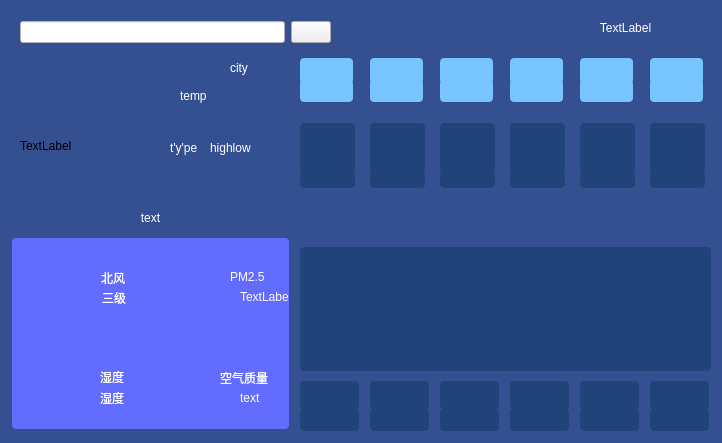
<?xml version="1.0" encoding="UTF-8"?>
<ui version="4.0">
 <class>MainWindow</class>
 <widget class="QMainWindow" name="MainWindow">
  <property name="geometry">
   <rect>
    <x>0</x>
    <y>0</y>
    <width>722</width>
    <height>443</height>
   </rect>
  </property>
  <property name="windowTitle">
   <string>MainWindow</string>
  </property>
  <property name="styleSheet">
   <string notr="true">QMainWindow{
background-color:rgb(53, 80, 144);}
QLabel{
border-radius:4px;
font:25 10pt&quot;微软雅黑&quot;;

}


</string>
  </property>
  <widget class="QWidget" name="centralwidget">
   <property name="styleSheet">
    <string notr="true"/>
   </property>
   <widget class="QLabel" name="lblquality">
    <property name="geometry">
     <rect>
      <x>240</x>
      <y>390</y>
      <width>49</width>
      <height>16</height>
     </rect>
    </property>
    <property name="styleSheet">
     <string notr="true">color: rgb(255,255,255);</string>
    </property>
    <property name="text">
     <string>text</string>
    </property>
   </widget>
   <widget class="QLabel" name="lblFx">
    <property name="geometry">
     <rect>
      <x>101</x>
      <y>270</y>
      <width>81</width>
      <height>16</height>
     </rect>
    </property>
    <property name="styleSheet">
     <string notr="true">color: rgb(255,255,255);</string>
    </property>
    <property name="text">
     <string>北风</string>
    </property>
   </widget>
   <widget class="QLabel" name="lblcity">
    <property name="geometry">
     <rect>
      <x>230</x>
      <y>60</y>
      <width>61</width>
      <height>16</height>
     </rect>
    </property>
    <property name="styleSheet">
     <string notr="true">color: rgb(255,255,255);</string>
    </property>
    <property name="text">
     <string>city</string>
    </property>
   </widget>
   <widget class="QLabel" name="lblshidu">
    <property name="geometry">
     <rect>
      <x>100</x>
      <y>390</y>
      <width>49</width>
      <height>16</height>
     </rect>
    </property>
    <property name="styleSheet">
     <string notr="true">color: rgb(255,255,255);</string>
    </property>
    <property name="text">
     <string>湿度</string>
    </property>
   </widget>
   <widget class="QLabel" name="lblHighCurve">
    <property name="geometry">
     <rect>
      <x>300</x>
      <y>247</y>
      <width>411</width>
      <height>71</height>
     </rect>
    </property>
    <property name="styleSheet">
     <string notr="true">background-color:rgb(32, 67, 121);</string>
    </property>
    <property name="text">
     <string/>
    </property>
   </widget>
   <widget class="QLabel" name="lbltype1">
    <property name="geometry">
     <rect>
      <x>370</x>
      <y>172</y>
      <width>55</width>
      <height>16</height>
     </rect>
    </property>
    <property name="styleSheet">
     <string notr="true">color:rgb(255,255,255);background-color:rgb(32, 67, 121);</string>
    </property>
    <property name="text">
     <string/>
    </property>
    <property name="alignment">
     <set>Qt::AlignCenter</set>
    </property>
   </widget>
   <widget class="QLabel" name="lbldate2">
    <property name="geometry">
     <rect>
      <x>440</x>
      <y>80</y>
      <width>53</width>
      <height>22</height>
     </rect>
    </property>
    <property name="styleSheet">
     <string notr="true">color:rgb(255,255,255);background-color:rgb(119, 196, 255)</string>
    </property>
    <property name="text">
     <string/>
    </property>
    <property name="alignment">
     <set>Qt::AlignCenter</set>
    </property>
   </widget>
   <widget class="QLabel" name="lblweek3">
    <property name="geometry">
     <rect>
      <x>510</x>
      <y>58</y>
      <width>53</width>
      <height>26</height>
     </rect>
    </property>
    <property name="styleSheet">
     <string notr="true">background-color:rgb(119, 196, 255);color:rgb(255,255,255);</string>
    </property>
    <property name="text">
     <string/>
    </property>
    <property name="alignment">
     <set>Qt::AlignCenter</set>
    </property>
   </widget>
   <widget class="QLabel" name="lblweek1">
    <property name="geometry">
     <rect>
      <x>370</x>
      <y>58</y>
      <width>53</width>
      <height>26</height>
     </rect>
    </property>
    <property name="styleSheet">
     <string notr="true">background-color:rgb(119, 196, 255);color:rgb(255,255,255);</string>
    </property>
    <property name="text">
     <string/>
    </property>
    <property name="alignment">
     <set>Qt::AlignCenter</set>
    </property>
   </widget>
   <widget class="QLabel" name="lblweek0">
    <property name="geometry">
     <rect>
      <x>300</x>
      <y>58</y>
      <width>53</width>
      <height>26</height>
     </rect>
    </property>
    <property name="styleSheet">
     <string notr="true">background-color:rgb(119, 196, 255);
color:rgb(255,255,255);</string>
    </property>
    <property name="text">
     <string/>
    </property>
    <property name="alignment">
     <set>Qt::AlignCenter</set>
    </property>
    <property name="wordWrap">
     <bool>false</bool>
    </property>
   </widget>
   <widget class="QLabel" name="lbltype2">
    <property name="geometry">
     <rect>
      <x>440</x>
      <y>172</y>
      <width>55</width>
      <height>16</height>
     </rect>
    </property>
    <property name="styleSheet">
     <string notr="true">color:rgb(255,255,255);background-color:rgb(32, 67, 121);</string>
    </property>
    <property name="text">
     <string/>
    </property>
    <property name="alignment">
     <set>Qt::AlignCenter</set>
    </property>
   </widget>
   <widget class="QLabel" name="lbldate0">
    <property name="geometry">
     <rect>
      <x>300</x>
      <y>80</y>
      <width>53</width>
      <height>22</height>
     </rect>
    </property>
    <property name="styleSheet">
     <string notr="true">background-color:rgb(119, 196, 255);color:rgb(255,255,255);</string>
    </property>
    <property name="text">
     <string/>
    </property>
    <property name="alignment">
     <set>Qt::AlignCenter</set>
    </property>
   </widget>
   <widget class="QLabel" name="lblweek2">
    <property name="geometry">
     <rect>
      <x>440</x>
      <y>58</y>
      <width>53</width>
      <height>26</height>
     </rect>
    </property>
    <property name="styleSheet">
     <string notr="true">background-color:rgb(119, 196, 255);color:rgb(255,255,255);</string>
    </property>
    <property name="text">
     <string/>
    </property>
    <property name="alignment">
     <set>Qt::AlignCenter</set>
    </property>
   </widget>
   <widget class="QLabel" name="lbldate1">
    <property name="geometry">
     <rect>
      <x>370</x>
      <y>80</y>
      <width>53</width>
      <height>22</height>
     </rect>
    </property>
    <property name="styleSheet">
     <string notr="true">color:rgb(255,255,255);background-color:rgb(119, 196, 255)</string>
    </property>
    <property name="text">
     <string/>
    </property>
    <property name="alignment">
     <set>Qt::AlignCenter</set>
    </property>
   </widget>
   <widget class="QLabel" name="lbltype0">
    <property name="geometry">
     <rect>
      <x>300</x>
      <y>172</y>
      <width>55</width>
      <height>16</height>
     </rect>
    </property>
    <property name="styleSheet">
     <string notr="true">color:rgb(255,255,255);background-color:rgb(32, 67, 121);</string>
    </property>
    <property name="text">
     <string/>
    </property>
    <property name="alignment">
     <set>Qt::AlignCenter</set>
    </property>
   </widget>
   <widget class="QLabel" name="lblweek4">
    <property name="geometry">
     <rect>
      <x>580</x>
      <y>58</y>
      <width>53</width>
      <height>26</height>
     </rect>
    </property>
    <property name="styleSheet">
     <string notr="true">color:rgb(255,255,255);background-color:rgb(119, 196, 255)</string>
    </property>
    <property name="text">
     <string/>
    </property>
    <property name="alignment">
     <set>Qt::AlignCenter</set>
    </property>
   </widget>
   <widget class="QLabel" name="lbldate3">
    <property name="geometry">
     <rect>
      <x>510</x>
      <y>80</y>
      <width>53</width>
      <height>22</height>
     </rect>
    </property>
    <property name="styleSheet">
     <string notr="true">color:rgb(255,255,255);background-color:rgb(119, 196, 255)</string>
    </property>
    <property name="text">
     <string/>
    </property>
    <property name="alignment">
     <set>Qt::AlignCenter</set>
    </property>
   </widget>
   <widget class="QLabel" name="lbltype3">
    <property name="geometry">
     <rect>
      <x>510</x>
      <y>172</y>
      <width>55</width>
      <height>16</height>
     </rect>
    </property>
    <property name="styleSheet">
     <string notr="true">color:rgb(255,255,255);background-color:rgb(32, 67, 121);</string>
    </property>
    <property name="text">
     <string/>
    </property>
    <property name="alignment">
     <set>Qt::AlignCenter</set>
    </property>
   </widget>
   <widget class="QLabel" name="lbldate4">
    <property name="geometry">
     <rect>
      <x>580</x>
      <y>80</y>
      <width>53</width>
      <height>22</height>
     </rect>
    </property>
    <property name="styleSheet">
     <string notr="true">color:rgb(255,255,255);background-color:rgb(119, 196, 255)</string>
    </property>
    <property name="text">
     <string/>
    </property>
    <property name="alignment">
     <set>Qt::AlignCenter</set>
    </property>
   </widget>
   <widget class="QLabel" name="lbltype4">
    <property name="geometry">
     <rect>
      <x>580</x>
      <y>172</y>
      <width>55</width>
      <height>16</height>
     </rect>
    </property>
    <property name="styleSheet">
     <string notr="true">color:rgb(255,255,255);background-color:rgb(32, 67, 121);</string>
    </property>
    <property name="text">
     <string/>
    </property>
    <property name="alignment">
     <set>Qt::AlignCenter</set>
    </property>
   </widget>
   <widget class="QLabel" name="lblweek5">
    <property name="geometry">
     <rect>
      <x>650</x>
      <y>58</y>
      <width>53</width>
      <height>26</height>
     </rect>
    </property>
    <property name="styleSheet">
     <string notr="true">color:rgb(255,255,255);background-color:rgb(119, 196, 255)</string>
    </property>
    <property name="text">
     <string/>
    </property>
    <property name="alignment">
     <set>Qt::AlignCenter</set>
    </property>
   </widget>
   <widget class="QLabel" name="lbldate5">
    <property name="geometry">
     <rect>
      <x>650</x>
      <y>80</y>
      <width>53</width>
      <height>22</height>
     </rect>
    </property>
    <property name="styleSheet">
     <string notr="true">color:rgb(255,255,255);background-color:rgb(119, 196, 255)</string>
    </property>
    <property name="text">
     <string/>
    </property>
    <property name="alignment">
     <set>Qt::AlignCenter</set>
    </property>
   </widget>
   <widget class="QLabel" name="lbltype5">
    <property name="geometry">
     <rect>
      <x>650</x>
      <y>172</y>
      <width>55</width>
      <height>16</height>
     </rect>
    </property>
    <property name="styleSheet">
     <string notr="true">color:rgb(255,255,255);background-color:rgb(32, 67, 121);</string>
    </property>
    <property name="text">
     <string/>
    </property>
    <property name="alignment">
     <set>Qt::AlignCenter</set>
    </property>
   </widget>
   <widget class="QLabel" name="lblicon0">
    <property name="geometry">
     <rect>
      <x>300</x>
      <y>123</y>
      <width>55</width>
      <height>51</height>
     </rect>
    </property>
    <property name="styleSheet">
     <string notr="true">background-color:rgb(32, 67, 121);color:rgb(255,255,255);
</string>
    </property>
    <property name="text">
     <string/>
    </property>
    <property name="alignment">
     <set>Qt::AlignCenter</set>
    </property>
   </widget>
   <widget class="QLabel" name="lblicon1">
    <property name="geometry">
     <rect>
      <x>370</x>
      <y>123</y>
      <width>55</width>
      <height>51</height>
     </rect>
    </property>
    <property name="styleSheet">
     <string notr="true">color:rgb(255,255,255);background-color:rgb(32, 67, 121);</string>
    </property>
    <property name="text">
     <string/>
    </property>
    <property name="alignment">
     <set>Qt::AlignCenter</set>
    </property>
   </widget>
   <widget class="QLabel" name="lblicon2">
    <property name="geometry">
     <rect>
      <x>440</x>
      <y>123</y>
      <width>55</width>
      <height>51</height>
     </rect>
    </property>
    <property name="styleSheet">
     <string notr="true">color:rgb(255,255,255);background-color:rgb(32, 67, 121);</string>
    </property>
    <property name="text">
     <string/>
    </property>
    <property name="alignment">
     <set>Qt::AlignCenter</set>
    </property>
   </widget>
   <widget class="QLabel" name="lblicon3">
    <property name="geometry">
     <rect>
      <x>510</x>
      <y>123</y>
      <width>55</width>
      <height>51</height>
     </rect>
    </property>
    <property name="styleSheet">
     <string notr="true">color:rgb(255,255,255);background-color:rgb(32, 67, 121);</string>
    </property>
    <property name="text">
     <string/>
    </property>
    <property name="alignment">
     <set>Qt::AlignCenter</set>
    </property>
   </widget>
   <widget class="QLabel" name="lblicon4">
    <property name="geometry">
     <rect>
      <x>580</x>
      <y>123</y>
      <width>55</width>
      <height>51</height>
     </rect>
    </property>
    <property name="styleSheet">
     <string notr="true">color:rgb(255,255,255);background-color:rgb(32, 67, 121);</string>
    </property>
    <property name="text">
     <string/>
    </property>
    <property name="alignment">
     <set>Qt::AlignCenter</set>
    </property>
   </widget>
   <widget class="QLabel" name="lblicon5">
    <property name="geometry">
     <rect>
      <x>650</x>
      <y>123</y>
      <width>55</width>
      <height>51</height>
     </rect>
    </property>
    <property name="styleSheet">
     <string notr="true">color:rgb(255,255,255);background-color:rgb(32, 67, 121);</string>
    </property>
    <property name="text">
     <string/>
    </property>
    <property name="alignment">
     <set>Qt::AlignCenter</set>
    </property>
   </widget>
   <widget class="QLabel" name="lblaqi0">
    <property name="geometry">
     <rect>
      <x>300</x>
      <y>210</y>
      <width>53</width>
      <height>22</height>
     </rect>
    </property>
    <property name="styleSheet">
     <string notr="true">Qt::AlignHCenter</string>
    </property>
    <property name="text">
     <string/>
    </property>
   </widget>
   <widget class="QLabel" name="lblaqi1">
    <property name="geometry">
     <rect>
      <x>370</x>
      <y>210</y>
      <width>53</width>
      <height>22</height>
     </rect>
    </property>
    <property name="styleSheet">
     <string notr="true">AlignHCenter;</string>
    </property>
    <property name="text">
     <string/>
    </property>
   </widget>
   <widget class="QLabel" name="lblaqi2">
    <property name="geometry">
     <rect>
      <x>440</x>
      <y>210</y>
      <width>53</width>
      <height>22</height>
     </rect>
    </property>
    <property name="styleSheet">
     <string notr="true">AlignHCenter;</string>
    </property>
    <property name="text">
     <string/>
    </property>
   </widget>
   <widget class="QLabel" name="lblaqi3">
    <property name="geometry">
     <rect>
      <x>510</x>
      <y>210</y>
      <width>53</width>
      <height>22</height>
     </rect>
    </property>
    <property name="styleSheet">
     <string notr="true">AlignHCenter;</string>
    </property>
    <property name="text">
     <string/>
    </property>
   </widget>
   <widget class="QLabel" name="lblaqi4">
    <property name="geometry">
     <rect>
      <x>580</x>
      <y>210</y>
      <width>53</width>
      <height>22</height>
     </rect>
    </property>
    <property name="styleSheet">
     <string notr="true">AlignHCenter;</string>
    </property>
    <property name="text">
     <string/>
    </property>
   </widget>
   <widget class="QLabel" name="lblaqi5">
    <property name="geometry">
     <rect>
      <x>650</x>
      <y>210</y>
      <width>53</width>
      <height>22</height>
     </rect>
    </property>
    <property name="styleSheet">
     <string notr="true">AlignHCenter;</string>
    </property>
    <property name="text">
     <string/>
    </property>
   </widget>
   <widget class="QLabel" name="lblDate">
    <property name="geometry">
     <rect>
      <x>560</x>
      <y>12</y>
      <width>131</width>
      <height>31</height>
     </rect>
    </property>
    <property name="styleSheet">
     <string notr="true">color: rgb(255,255,255);
AlignHCenter;</string>
    </property>
    <property name="text">
     <string>TextLabel</string>
    </property>
    <property name="alignment">
     <set>Qt::AlignCenter</set>
    </property>
   </widget>
   <widget class="QLabel" name="lbltemp">
    <property name="geometry">
     <rect>
      <x>180</x>
      <y>60</y>
      <width>81</width>
      <height>71</height>
     </rect>
    </property>
    <property name="styleSheet">
     <string notr="true">color: rgb(255,255,255);</string>
    </property>
    <property name="text">
     <string>temp</string>
    </property>
   </widget>
   <widget class="QLabel" name="lbltype">
    <property name="geometry">
     <rect>
      <x>170</x>
      <y>140</y>
      <width>31</width>
      <height>16</height>
     </rect>
    </property>
    <property name="styleSheet">
     <string notr="true">color: rgb(255,255,255);</string>
    </property>
    <property name="text">
     <string>t'y'pe</string>
    </property>
   </widget>
   <widget class="QLabel" name="lbllowhigh">
    <property name="geometry">
     <rect>
      <x>210</x>
      <y>140</y>
      <width>91</width>
      <height>16</height>
     </rect>
    </property>
    <property name="styleSheet">
     <string notr="true">color: rgb(255,255,255);</string>
    </property>
    <property name="text">
     <string>highlow</string>
    </property>
   </widget>
   <widget class="QLabel" name="lblganmao">
    <property name="geometry">
     <rect>
      <x>10</x>
      <y>210</y>
      <width>281</width>
      <height>16</height>
     </rect>
    </property>
    <property name="styleSheet">
     <string notr="true">color: rgb(255,255,255);</string>
    </property>
    <property name="text">
     <string>text</string>
    </property>
    <property name="alignment">
     <set>Qt::AlignCenter</set>
    </property>
   </widget>
   <widget class="QLabel" name="lblFl">
    <property name="geometry">
     <rect>
      <x>102</x>
      <y>290</y>
      <width>81</width>
      <height>16</height>
     </rect>
    </property>
    <property name="styleSheet">
     <string notr="true">color: rgb(255,255,255);</string>
    </property>
    <property name="text">
     <string>三级</string>
    </property>
   </widget>
   <widget class="QLabel" name="lblLowCurve">
    <property name="geometry">
     <rect>
      <x>300</x>
      <y>310</y>
      <width>411</width>
      <height>61</height>
     </rect>
    </property>
    <property name="styleSheet">
     <string notr="true">background-color:rgb(32, 67, 121);</string>
    </property>
    <property name="text">
     <string/>
    </property>
   </widget>
   <widget class="QLabel" name="fengshanpng">
    <property name="geometry">
     <rect>
      <x>-30</x>
      <y>210</y>
      <width>161</width>
      <height>161</height>
     </rect>
    </property>
    <property name="styleSheet">
     <string notr="true">border-image:url(:/res/fengshan.png);</string>
    </property>
    <property name="text">
     <string/>
    </property>
   </widget>
   <widget class="QLabel" name="shidupng">
    <property name="geometry">
     <rect>
      <x>-110</x>
      <y>230</y>
      <width>321</width>
      <height>301</height>
     </rect>
    </property>
    <property name="styleSheet">
     <string notr="true">border-image:url(:/res/shidu.png);</string>
    </property>
    <property name="text">
     <string/>
    </property>
   </widget>
   <widget class="QLabel" name="pm25png">
    <property name="geometry">
     <rect>
      <x>35</x>
      <y>150</y>
      <width>301</width>
      <height>281</height>
     </rect>
    </property>
    <property name="styleSheet">
     <string notr="true">border-image:url(:/res/PM.png);</string>
    </property>
    <property name="text">
     <string/>
    </property>
   </widget>
   <widget class="QLabel" name="qualitypng">
    <property name="geometry">
     <rect>
      <x>130</x>
      <y>330</y>
      <width>121</width>
      <height>111</height>
     </rect>
    </property>
    <property name="styleSheet">
     <string notr="true">border-image:url(:/res/quality.png);</string>
    </property>
    <property name="text">
     <string/>
    </property>
   </widget>
   <widget class="QLabel" name="lblpm25">
    <property name="geometry">
     <rect>
      <x>240</x>
      <y>290</y>
      <width>49</width>
      <height>14</height>
     </rect>
    </property>
    <property name="styleSheet">
     <string notr="true">color:rgb(255,255,255)</string>
    </property>
    <property name="text">
     <string>TextLabel</string>
    </property>
   </widget>
   <widget class="QLabel" name="label_5">
    <property name="geometry">
     <rect>
      <x>12</x>
      <y>238</y>
      <width>277</width>
      <height>191</height>
     </rect>
    </property>
    <property name="styleSheet">
     <string notr="true">background-color:rgb(98, 108, 255);</string>
    </property>
    <property name="text">
     <string/>
    </property>
   </widget>
   <widget class="QLabel" name="label">
    <property name="geometry">
     <rect>
      <x>100</x>
      <y>370</y>
      <width>49</width>
      <height>14</height>
     </rect>
    </property>
    <property name="styleSheet">
     <string notr="true">color: rgb(255,255,255);</string>
    </property>
    <property name="text">
     <string>湿度</string>
    </property>
   </widget>
   <widget class="QLabel" name="label_2">
    <property name="geometry">
     <rect>
      <x>230</x>
      <y>270</y>
      <width>49</width>
      <height>14</height>
     </rect>
    </property>
    <property name="styleSheet">
     <string notr="true">color: rgb(255,255,255);</string>
    </property>
    <property name="text">
     <string>PM2.5</string>
    </property>
   </widget>
   <widget class="QLabel" name="label_3">
    <property name="geometry">
     <rect>
      <x>220</x>
      <y>370</y>
      <width>61</width>
      <height>16</height>
     </rect>
    </property>
    <property name="styleSheet">
     <string notr="true">color: rgb(255,255,255);</string>
    </property>
    <property name="text">
     <string>空气质量</string>
    </property>
   </widget>
   <widget class="QLabel" name="lblTypeIcon">
    <property name="geometry">
     <rect>
      <x>20</x>
      <y>80</y>
      <width>141</width>
      <height>131</height>
     </rect>
    </property>
    <property name="styleSheet">
     <string notr="true"/>
    </property>
    <property name="text">
     <string>TextLabel</string>
    </property>
   </widget>
   <widget class="QWidget" name="layoutWidget">
    <property name="geometry">
     <rect>
      <x>20</x>
      <y>20</y>
      <width>311</width>
      <height>24</height>
     </rect>
    </property>
    <layout class="QHBoxLayout" name="horizontalLayout">
     <item>
      <widget class="QLineEdit" name="leCity">
       <property name="styleSheet">
        <string notr="true">background-color:rgb(255,255,255)</string>
       </property>
       <property name="text">
        <string/>
       </property>
      </widget>
     </item>
     <item>
      <widget class="QPushButton" name="pushButton">
       <property name="styleSheet">
        <string notr="true">border-image:url(:/res/sousuo.png);
color: rgb(255,255,255);</string>
       </property>
       <property name="text">
        <string/>
       </property>
      </widget>
     </item>
    </layout>
   </widget>
   <widget class="QLabel" name="lblfx2">
    <property name="geometry">
     <rect>
      <x>440</x>
      <y>381</y>
      <width>59</width>
      <height>28</height>
     </rect>
    </property>
    <property name="styleSheet">
     <string notr="true">background-color:rgb(32, 67, 121);color: rgb(255,255,255);</string>
    </property>
    <property name="text">
     <string/>
    </property>
    <property name="alignment">
     <set>Qt::AlignCenter</set>
    </property>
   </widget>
   <widget class="QLabel" name="lblfl2">
    <property name="geometry">
     <rect>
      <x>440</x>
      <y>408</y>
      <width>59</width>
      <height>23</height>
     </rect>
    </property>
    <property name="styleSheet">
     <string notr="true">background-color:rgb(32, 67, 121);color: rgb(255,255,255);</string>
    </property>
    <property name="text">
     <string/>
    </property>
    <property name="alignment">
     <set>Qt::AlignCenter</set>
    </property>
   </widget>
   <widget class="QLabel" name="lblfx1">
    <property name="geometry">
     <rect>
      <x>370</x>
      <y>381</y>
      <width>59</width>
      <height>28</height>
     </rect>
    </property>
    <property name="styleSheet">
     <string notr="true">background-color:rgb(32, 67, 121);color: rgb(255,255,255);</string>
    </property>
    <property name="text">
     <string/>
    </property>
    <property name="alignment">
     <set>Qt::AlignCenter</set>
    </property>
   </widget>
   <widget class="QLabel" name="lblfl1">
    <property name="geometry">
     <rect>
      <x>370</x>
      <y>408</y>
      <width>59</width>
      <height>23</height>
     </rect>
    </property>
    <property name="styleSheet">
     <string notr="true">background-color:rgb(32, 67, 121);color: rgb(255,255,255);</string>
    </property>
    <property name="text">
     <string/>
    </property>
    <property name="alignment">
     <set>Qt::AlignCenter</set>
    </property>
   </widget>
   <widget class="QLabel" name="lblfx0">
    <property name="geometry">
     <rect>
      <x>300</x>
      <y>381</y>
      <width>59</width>
      <height>28</height>
     </rect>
    </property>
    <property name="styleSheet">
     <string notr="true">color: rgb(255,255,255);background-color:rgb(32, 67, 121);</string>
    </property>
    <property name="text">
     <string/>
    </property>
    <property name="alignment">
     <set>Qt::AlignCenter</set>
    </property>
   </widget>
   <widget class="QLabel" name="lblfl0">
    <property name="geometry">
     <rect>
      <x>300</x>
      <y>408</y>
      <width>59</width>
      <height>23</height>
     </rect>
    </property>
    <property name="styleSheet">
     <string notr="true">background-color:rgb(32, 67, 121);color: rgb(255,255,255);</string>
    </property>
    <property name="text">
     <string/>
    </property>
    <property name="alignment">
     <set>Qt::AlignCenter</set>
    </property>
   </widget>
   <widget class="QLabel" name="lblfx3">
    <property name="geometry">
     <rect>
      <x>510</x>
      <y>381</y>
      <width>59</width>
      <height>28</height>
     </rect>
    </property>
    <property name="styleSheet">
     <string notr="true">background-color:rgb(32, 67, 121);color: rgb(255,255,255);</string>
    </property>
    <property name="text">
     <string/>
    </property>
    <property name="alignment">
     <set>Qt::AlignCenter</set>
    </property>
   </widget>
   <widget class="QLabel" name="lblfl3">
    <property name="geometry">
     <rect>
      <x>510</x>
      <y>408</y>
      <width>59</width>
      <height>23</height>
     </rect>
    </property>
    <property name="styleSheet">
     <string notr="true">background-color:rgb(32, 67, 121);color: rgb(255,255,255);</string>
    </property>
    <property name="text">
     <string/>
    </property>
    <property name="alignment">
     <set>Qt::AlignCenter</set>
    </property>
   </widget>
   <widget class="QLabel" name="lblfx5">
    <property name="geometry">
     <rect>
      <x>650</x>
      <y>381</y>
      <width>59</width>
      <height>28</height>
     </rect>
    </property>
    <property name="styleSheet">
     <string notr="true">background-color:rgb(32, 67, 121);color: rgb(255,255,255);</string>
    </property>
    <property name="text">
     <string/>
    </property>
    <property name="alignment">
     <set>Qt::AlignCenter</set>
    </property>
   </widget>
   <widget class="QLabel" name="lblfl5">
    <property name="geometry">
     <rect>
      <x>650</x>
      <y>408</y>
      <width>59</width>
      <height>23</height>
     </rect>
    </property>
    <property name="styleSheet">
     <string notr="true">background-color:rgb(32, 67, 121);color: rgb(255,255,255);</string>
    </property>
    <property name="text">
     <string/>
    </property>
    <property name="alignment">
     <set>Qt::AlignCenter</set>
    </property>
   </widget>
   <widget class="QLabel" name="lblfx4">
    <property name="geometry">
     <rect>
      <x>580</x>
      <y>381</y>
      <width>59</width>
      <height>28</height>
     </rect>
    </property>
    <property name="styleSheet">
     <string notr="true">background-color:rgb(32, 67, 121);color: rgb(255,255,255);</string>
    </property>
    <property name="text">
     <string/>
    </property>
    <property name="alignment">
     <set>Qt::AlignCenter</set>
    </property>
   </widget>
   <widget class="QLabel" name="lblfl4">
    <property name="geometry">
     <rect>
      <x>580</x>
      <y>408</y>
      <width>59</width>
      <height>23</height>
     </rect>
    </property>
    <property name="styleSheet">
     <string notr="true">background-color:rgb(32, 67, 121);color: rgb(255,255,255);</string>
    </property>
    <property name="text">
     <string/>
    </property>
    <property name="alignment">
     <set>Qt::AlignCenter</set>
    </property>
   </widget>
   <zorder>layoutWidget</zorder>
   <zorder>label_5</zorder>
   <zorder>lblcity</zorder>
   <zorder>lblHighCurve</zorder>
   <zorder>lbldate2</zorder>
   <zorder>lblweek3</zorder>
   <zorder>lblweek1</zorder>
   <zorder>lblweek0</zorder>
   <zorder>lbldate0</zorder>
   <zorder>lblweek2</zorder>
   <zorder>lbldate1</zorder>
   <zorder>lblweek4</zorder>
   <zorder>lbldate3</zorder>
   <zorder>lbldate4</zorder>
   <zorder>lblweek5</zorder>
   <zorder>lbldate5</zorder>
   <zorder>lblicon0</zorder>
   <zorder>lblicon1</zorder>
   <zorder>lblicon2</zorder>
   <zorder>lblicon3</zorder>
   <zorder>lblicon4</zorder>
   <zorder>lblicon5</zorder>
   <zorder>lblaqi0</zorder>
   <zorder>lblaqi1</zorder>
   <zorder>lblaqi2</zorder>
   <zorder>lblaqi3</zorder>
   <zorder>lblaqi4</zorder>
   <zorder>lblaqi5</zorder>
   <zorder>lblDate</zorder>
   <zorder>lblLowCurve</zorder>
   <zorder>layoutWidget</zorder>
   <zorder>layoutWidget</zorder>
   <zorder>layoutWidget</zorder>
   <zorder>layoutWidget</zorder>
   <zorder>layoutWidget</zorder>
   <zorder>layoutWidget</zorder>
   <zorder>lbltemp</zorder>
   <zorder>lbltype</zorder>
   <zorder>lbllowhigh</zorder>
   <zorder>lbltype0</zorder>
   <zorder>lbltype1</zorder>
   <zorder>lbltype2</zorder>
   <zorder>lbltype3</zorder>
   <zorder>lbltype4</zorder>
   <zorder>lbltype5</zorder>
   <zorder>lblTypeIcon</zorder>
   <zorder>pm25png</zorder>
   <zorder>qualitypng</zorder>
   <zorder>shidupng</zorder>
   <zorder>fengshanpng</zorder>
   <zorder>lblFl</zorder>
   <zorder>lblFx</zorder>
   <zorder>label</zorder>
   <zorder>lblshidu</zorder>
   <zorder>label_3</zorder>
   <zorder>label_2</zorder>
   <zorder>lblquality</zorder>
   <zorder>lblpm25</zorder>
   <zorder>lblganmao</zorder>
  </widget>
 </widget>
 <resources/>
 <connections/>
</ui>
